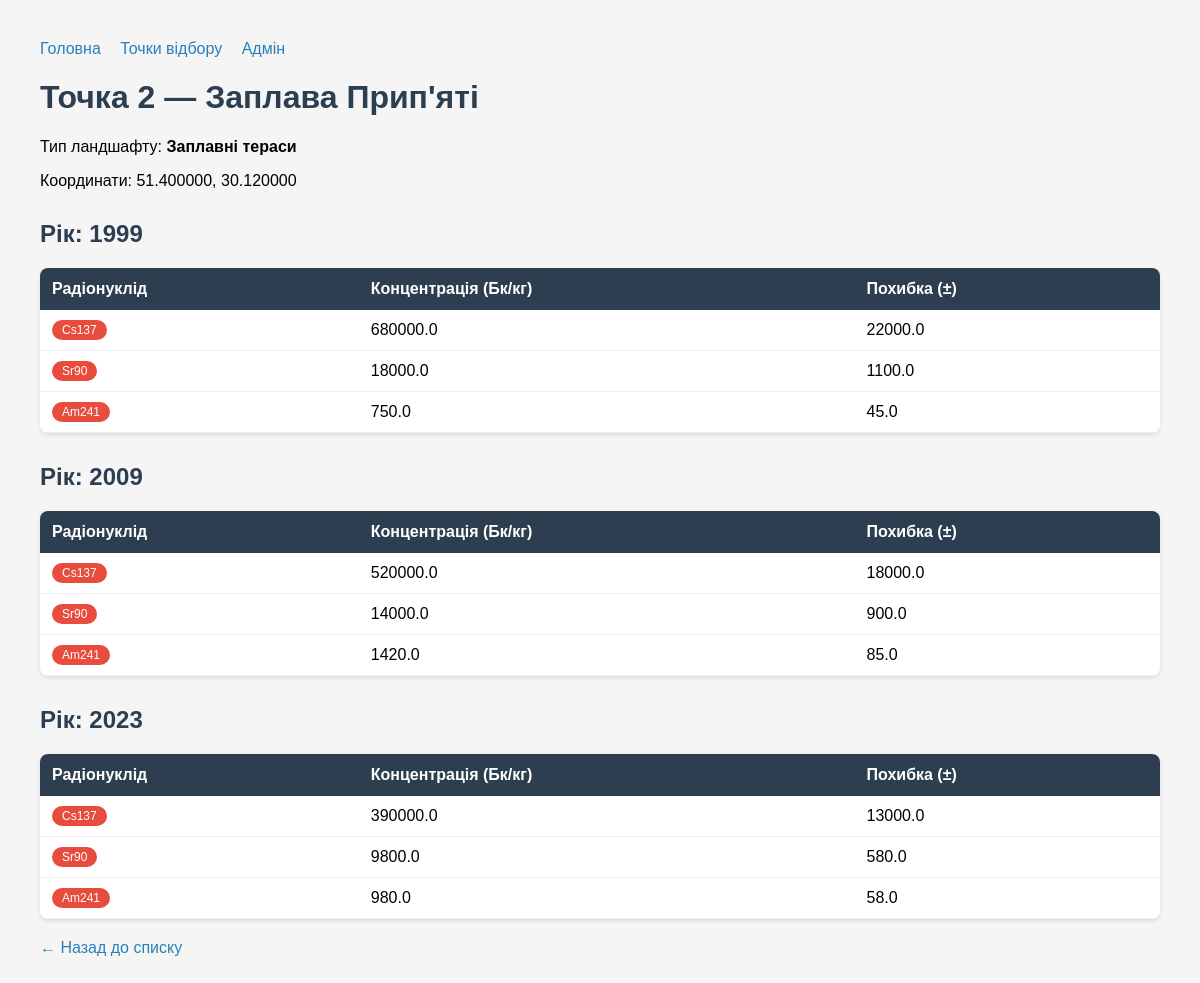
Screenshot of /locations/5/ with the database file from the repository.
### radionuclides/models.py (models this page shows, shortened)
class SamplingLocation(models.Model):
    name = models.CharField(max_length=200)
    landscape_type = models.ForeignKey(LandscapeType, on_delete=models.PROTECT)
    latitude = models.DecimalField(max_digits=9, decimal_places=6, null=True, blank=True)
    longitude = models.DecimalField(max_digits=9, decimal_places=6, null=True, blank=True)
    notes = models.TextField(blank=True)

class LandscapeType(models.Model):
    name = models.CharField(max_length=100)
    slug = models.SlugField(unique=True)
    description = models.TextField(blank=True)
    def __str__(self):
        return self.name

class SoilSample(models.Model):
    location = models.ForeignKey(SamplingLocation, on_delete=models.CASCADE)
    year = models.IntegerField(choices=YEAR_CHOICES)
    depth_cm = models.FloatField(null=True, blank=True)
    collected_by = models.CharField(max_length=200, blank=True)
    notes = models.TextField(blank=True)

class RadionuclideMeasurement(models.Model):
    sample = models.ForeignKey(SoilSample, on_delete=models.CASCADE, related_name='measurements')
    radionuclide = models.CharField(max_length=20, choices=NUCLIDE_CHOICES)
    concentration = models.FloatField(help_text="Бк/кг")
    uncertainty = models.FloatField(null=True, blank=True, help_text="±")

### radionuclides/views.py (the view)
# urls.py: path('locations/<int:pk>/', views.location_detail, name='location-detail'),
def location_detail(request, pk):
    location = get_object_or_404(SamplingLocation, pk=pk)
    samples = SoilSample.objects.filter(location=location).order_by('year')
    return render(request, 'radionuclides/location_detail.html', {
        'location': location,
        'samples': samples,
    })

### radionuclides/templates/radionuclides/location_detail.html (shortened to what this page needs)
<!DOCTYPE html>
<html lang="uk">
<head>
</head>
<body>
    <nav>
        <a href="{% url 'index' %}">Головна</a>
        <a href="{% url 'location-list' %}">Точки відбору</a>
        <a href="/admin">Адмін</a>
    </nav>
    <h1>{{ location.name }}</h1>
    <p>Тип ландшафту: <strong>{{ location.landscape_type }}</strong></p>
    <p>Координати: {{ location.latitude }}, {{ location.longitude }}</p>
    {% for sample in samples %}
    <h2>Рік: {{ sample.year }}</h2>
    <table>
        <tr>
            <th>Радіонуклід</th>
            <th>Концентрація (Бк/кг)</th>
            <th>Похибка (±)</th>
        </tr>
        {% for m in sample.measurements.all %}
        <tr>
            <td><span class="badge">{{ m.radionuclide }}</span></td>
            <td>{{ m.concentration }}</td>
            <td>{{ m.uncertainty }}</td>
        </tr>
        {% endfor %}
    </table>
    {% endfor %}
    <a href="{% url 'location-list' %}" class="back">← Назад до списку</a>
</body>
</html>

### radionuclides/templates/radionuclides/location_detail.html (style rules this page uses)
body { font-family: Arial, sans-serif; margin: 40px; background: #f5f5f5; }
h1 { color: #2c3e50; }
nav a { margin-right: 15px; color: #2980b9; text-decoration: none; }
table { width: 100%; border-collapse: collapse; background: white; border-radius: 8px; overflow: hidden; box-shadow: 0 2px 4px rgba(0,0,0,0.1); }
th { background: #2c3e50; color: white; padding: 12px; text-align: left; }
td { padding: 10px 12px; border-bottom: 1px solid #eee; }
.badge { display: inline-block; padding: 3px 10px; border-radius: 12px; font-size: 12px; background: #e74c3c; color: white; }
h2 { color: #2c3e50; margin-top: 30px; }
.back { display: inline-block; margin-top: 20px; color: #2980b9; text-decoration: none; }

### rows the page displays
SamplingLocation: name "Точка 2 — Заплава Прип'яті", landscape_type "Заплавні тераси", latitude "51.400000", longitude "30.120000"
SoilSample: year "1999"
RadionuclideMeasurement: radionuclide "Cs137", concentration "680000.0", uncertainty "22000.0"
RadionuclideMeasurement: radionuclide "Sr90", concentration "18000.0", uncertainty "1100.0"
RadionuclideMeasurement: radionuclide "Am241", concentration "750.0", uncertainty "45.0"
SoilSample: year "2009"
RadionuclideMeasurement: radionuclide "Cs137", concentration "520000.0", uncertainty "18000.0"
RadionuclideMeasurement: radionuclide "Sr90", concentration "14000.0", uncertainty "900.0"
RadionuclideMeasurement: radionuclide "Am241", concentration "1420.0", uncertainty "85.0"
SoilSample: year "2023"
RadionuclideMeasurement: radionuclide "Cs137", concentration "390000.0", uncertainty "13000.0"
RadionuclideMeasurement: radionuclide "Sr90", concentration "9800.0", uncertainty "580.0"
RadionuclideMeasurement: radionuclide "Am241", concentration "980.0", uncertainty "58.0"
